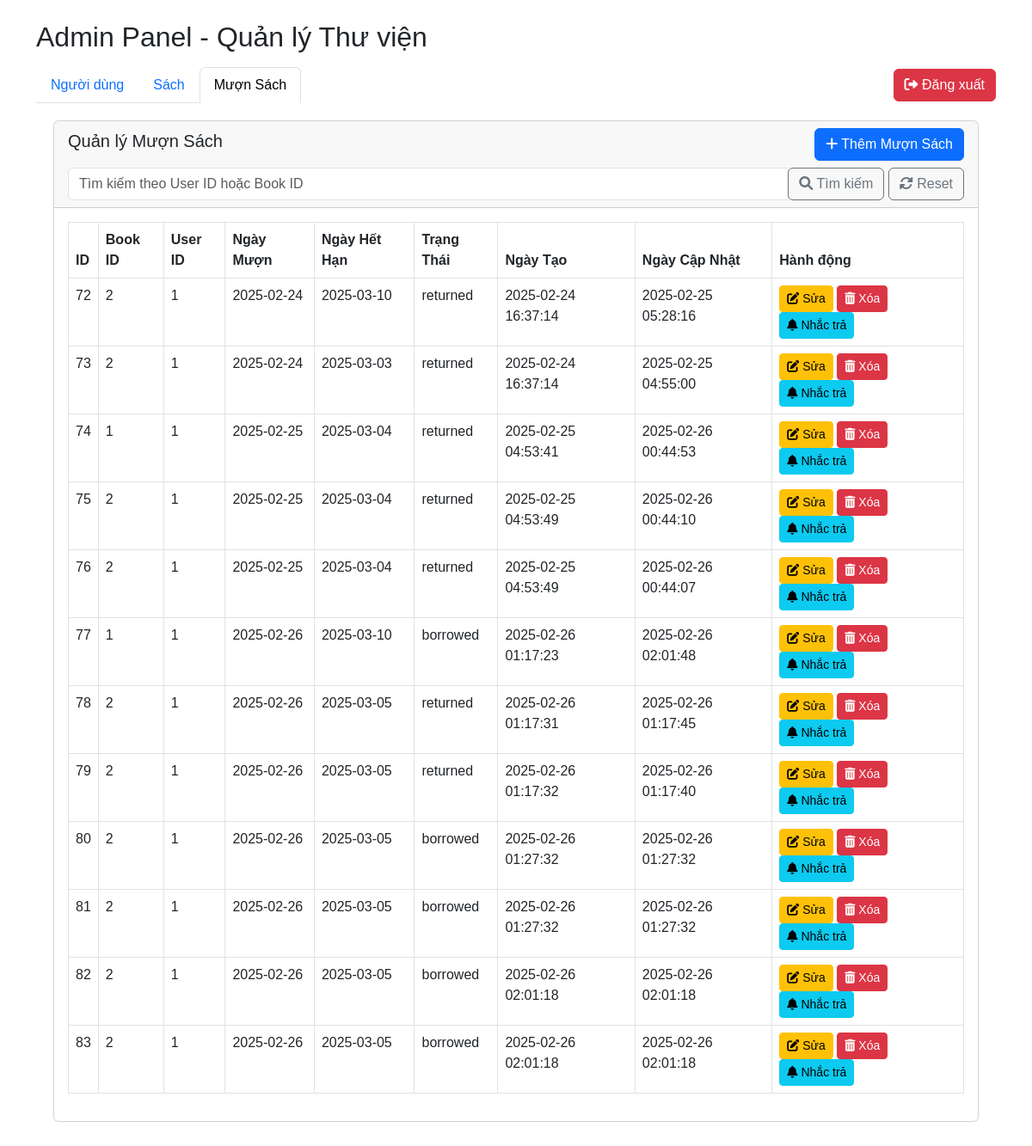
The app's page /admin.php?tab=borrows (signed in) with its own data.
### tables this page shows
CREATE TABLE `borrows_records` (
  `id` int(11) NOT NULL,
  `book_id` int(11) NOT NULL,
  `user_id` int(11) NOT NULL,
  `borrow_date` date NOT NULL,
  `due_date` date NOT NULL,
  `return_date` date DEFAULT NULL,
  `borrow_status` varchar(50) DEFAULT 'borrowed',
  `created_at` timestamp NOT NULL DEFAULT current_timestamp(),
  `updated_at` timestamp NOT NULL DEFAULT current_timestamp() ON UPDATE current_timestamp()
);

### admin.php (the view, shortened to what this page needs)
<?php
require_once 'config.php';
$conn = new mysqli($servername, $username, $password, $dbname);
$current_tab = $_GET['tab'] ?? 'users';
$search_borrows = $_GET['search_borrows'] ?? '';
$sql_borrows = "SELECT id, book_id, user_id, borrow_date, due_date, borrow_status, created_at, updated_at FROM borrows_records";
$borrows = $conn->query($sql_borrows);
?>
<!DOCTYPE html>
<html lang="vi">
<head>
    <link href="https://cdn.jsdelivr.net/npm/bootstrap@5.3.0/dist/css/bootstrap.min.css" rel="stylesheet">
    <link rel="stylesheet" href="https://cdnjs.cloudflare.com/ajax/libs/font-awesome/6.0.0/css/all.min.css" />
</head>
<body>
    <div class="container">
        <h2 class="mt-4">Admin Panel - Quản lý Thư viện</h2>
        <div class="d-flex justify-content-between align-items-center mt-3">
            <ul class="nav nav-tabs" id="myTab" role="tablist">
                <li class="nav-item" role="presentation">
                    <button class="nav-link <?php if ($current_tab == 'users') echo 'active'; ?>" id="users-tab" data-bs-toggle="tab" data-bs-target="#users-section" type="button" role="tab" aria-controls="users-section" aria-selected="<?php if ($current_tab == 'users') echo 'true';
                                                                                                                                                                                                                                            else echo 'false'; ?>">Người dùng</button>
                </li>
                <li class="nav-item" role="presentation">
                    <button class="nav-link <?php if ($current_tab == 'books') echo 'active'; ?>" id="books-tab" data-bs-toggle="tab" data-bs-target="#books-section" type="button" role="tab" aria-controls="books-section" aria-selected="<?php if ($current_tab == 'books') echo 'true';
                                                                                                                                                                                                                                            else echo 'false'; ?>">Sách</button>
                </li>
                <li class="nav-item" role="presentation">
                    <button class="nav-link <?php if ($current_tab == 'borrows') echo 'active'; ?>" id="borrows-tab" data-bs-toggle="tab" data-bs-target="#borrows-section" type="button" role="tab" aria-controls="borrows-section" aria-selected="<?php if ($current_tab == 'borrows') echo 'true';
                                                                                                                                                                                                                                                    else echo 'false'; ?>">Mượn Sách</button>
                </li>
            </ul>
            <a href="admin.php?logout=true" class="btn btn-danger"><i class="fas fa-sign-out-alt"></i> Đăng xuất</a>
        </div>
        <div class="tab-content" id="myTabContent">
            <div id="borrows-section" class="content-section tab-pane fade <?php if ($current_tab == 'borrows') echo 'show active'; ?>" role="tabpanel" aria-labelledby="borrows-tab">
                <div class="card">
                    <div class="card-header">
                        <div class="d-flex justify-content-between align-items-center">
                            <h5 class="card-title">Quản lý Mượn Sách</h5>
                            <button type="button" class="btn btn-primary" data-bs-toggle="modal" data-bs-target="#addBorrowModal"><i class="fas fa-plus"></i> Thêm Mượn Sách</button>
                        </div>
                        <div class="mt-2">
                            <form class="form-inline" method="GET" action="admin.php">
                                <div class="input-group">
                                    <input type="text" class="form-control" name="search_borrows" value="<?= $search_borrows ?>" placeholder="Tìm kiếm theo User ID hoặc Book ID">
                                    <div class="input-group-append">
                                        <button class="btn btn-outline-secondary" type="submit"><i class="fas fa-search"></i> Tìm kiếm</button>
                                        <a href="admin.php?tab=borrows" class="btn btn-outline-secondary"><i class="fas fa-sync-alt"></i> Reset</a>
                                    </div>
                                </div>
                            </form>
                        </div>
                    </div>
                    <div class="card-body">
                        <div class="table-responsive">
                            <table class="table table-bordered">
                                <thead>
                                    <tr>
                                        <th>ID</th>
                                        <th>Book ID</th>
                                        <th>User ID</th>
                                        <th>Ngày Mượn</th>
                                        <th>Ngày Hết Hạn</th>
                                        <th>Trạng Thái</th>
                                        <th>Ngày Tạo</th>
                                        <th>Ngày Cập Nhật</th>
                                        <th>Hành động</th>
                                    </tr>
                                </thead>
                                <tbody>
                                    <?php
                                    while ($borrow = $borrows->fetch_assoc()): ?>
                                        <tr>
                                            <td><?= $borrow['id'] ?></td>
                                            <td><?= $borrow['book_id'] ?></td>
                                            <td><?= $borrow['user_id'] ?></td>
                                            <td><?= $borrow['borrow_date'] ?></td>
                                            <td><?= $borrow['due_date'] ?></td>
                                            <td><?= $borrow['borrow_status'] ?></td>
                                            <td><?= $borrow['created_at'] ?></td>
                                            <td><?= $borrow['updated_at'] ?></td>
                                            <td>
                                                <button type="button" class="btn btn-sm btn-warning edit-borrow-btn"
                                                    data-bs-toggle="modal" data-bs-target="#editBorrowModal<?= $borrow['id'] ?>"
                                                    data-id="<?= $borrow['id'] ?>"
                                                    data-book_id="<?= $borrow['book_id'] ?>"
                                                    data-user_id="<?= $borrow['user_id'] ?>"
                                                    data-borrow_date="<?= $borrow['borrow_date'] ?>"
                                                    data-due_date="<?= $borrow['due_date'] ?>"
                                                    data-borrow_status="<?= $borrow['borrow_status'] ?>">
                                                    <i class="fas fa-edit"></i> Sửa
                                                </button>
                                                <button type="button" class="btn btn-sm btn-danger delete-borrow-btn"
                                                    data-bs-toggle="modal" data-bs-target="#deleteBorrowModal<?= $borrow['id'] ?>"
                                                    data-id="<?= $borrow['id'] ?>">
                                                    <i class="fas fa-trash-alt"></i> Xóa
                                                </button>
                                                <button type="button" class="btn btn-sm btn-info remind-borrow-btn"
                                                    data-bs-toggle="modal" data-bs-target="#remindBorrowModal<?= $borrow['id'] ?>"
                                                    data-id="<?= $borrow['id'] ?>"
                                                    data-book_id="<?= $borrow['book_id'] ?>"
                                                    data-user_id="<?= $borrow['user_id'] ?>">
                                                    <i class="fas fa-bell"></i> Nhắc trả
                                                </button>
                                            </td>
                                        </tr>
                                    <?php endwhile; ?>
                                </tbody>
                            </table>
                        </div>
                    </div>
                </div>
            </div>
        </div>
    </div>
</body>
</html>

### admin.php (style rules this page uses)
body { font-family: 'Arial', sans-serif; }
.content-section { padding: 20px; }
.card { margin-bottom: 20px; }

### records on screen
borrows_records: id "72", book "2", user "1", borrow_date "2025-02-24", due_date "2025-03-10", borrow_status "returned", created_at "2025-02-24 16:37:14", updated_at "2025-02-25 05:28:16"
borrows_records: id "73", book "2", user "1", borrow_date "2025-02-24", due_date "2025-03-03", borrow_status "returned", created_at "2025-02-24 16:37:14", updated_at "2025-02-25 04:55:00"
borrows_records: id "74", book "1", user "1", borrow_date "2025-02-25", due_date "2025-03-04", borrow_status "returned", created_at "2025-02-25 04:53:41", updated_at "2025-02-26 00:44:53"
borrows_records: id "75", book "2", user "1", borrow_date "2025-02-25", due_date "2025-03-04", borrow_status "returned", created_at "2025-02-25 04:53:49", updated_at "2025-02-26 00:44:10"
borrows_records: id "76", book "2", user "1", borrow_date "2025-02-25", due_date "2025-03-04", borrow_status "returned", created_at "2025-02-25 04:53:49", updated_at "2025-02-26 00:44:07"
borrows_records: id "77", book "1", user "1", borrow_date "2025-02-26", due_date "2025-03-10", borrow_status "borrowed", created_at "2025-02-26 01:17:23", updated_at "2025-02-26 02:01:48"
borrows_records: id "78", book "2", user "1", borrow_date "2025-02-26", due_date "2025-03-05", borrow_status "returned", created_at "2025-02-26 01:17:31", updated_at "2025-02-26 01:17:45"
borrows_records: id "79", book "2", user "1", borrow_date "2025-02-26", due_date "2025-03-05", borrow_status "returned", created_at "2025-02-26 01:17:32", updated_at "2025-02-26 01:17:40"
borrows_records: id "80", book "2", user "1", borrow_date "2025-02-26", due_date "2025-03-05", borrow_status "borrowed", created_at "2025-02-26 01:27:32", updated_at "2025-02-26 01:27:32"
borrows_records: id "81", book "2", user "1", borrow_date "2025-02-26", due_date "2025-03-05", borrow_status "borrowed", created_at "2025-02-26 01:27:32", updated_at "2025-02-26 01:27:32"
borrows_records: id "82", book "2", user "1", borrow_date "2025-02-26", due_date "2025-03-05", borrow_status "borrowed", created_at "2025-02-26 02:01:18", updated_at "2025-02-26 02:01:18"
borrows_records: id "83", book "2", user "1", borrow_date "2025-02-26", due_date "2025-03-05", borrow_status "borrowed", created_at "2025-02-26 02:01:18", updated_at "2025-02-26 02:01:18"
